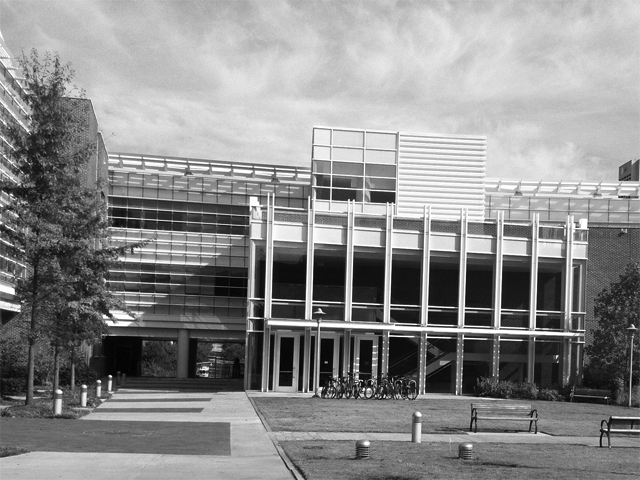
#> input picture omscs/vision-4495/ps4/input/transA.jpg, 640 x 480 px
$ python ps4.py   (Python 2 division)   (older library calls are emulated)
#> lines starting #> are read from the running program, lines starting #| are printed output that depends on the picture; after the words box and inside, x2 and y2 are one past the last pixel; in counts of white or black regions, pixels touching at a corner belong together
#> call 2 of readScaled, with input_fn = 'input/transB.jpg'
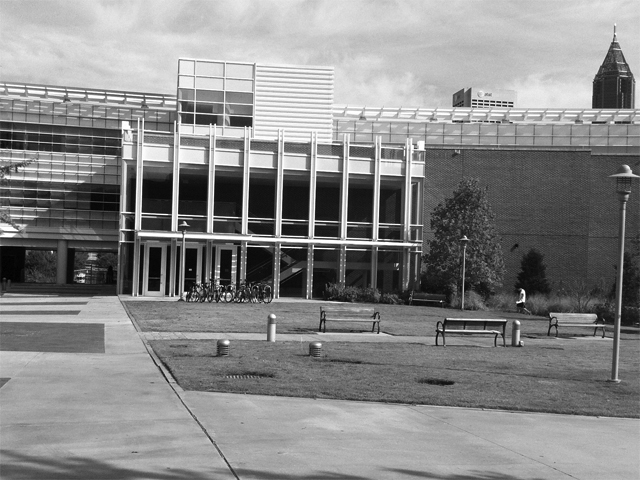
#> input picture omscs/vision-4495/ps4/input/transB.jpg, 640 x 480 px
import cv2
import numpy as np
from scipy import signal
import cv
import math
import random

# Harris Corners
KERNEL_SIZE = 5
SIGMA = 1
ALPHA = 0.05

def gradientX(image):
    #kernel = cv2.getGaussianKernel(KERNEL_SIZE, SIGMA)
    filtered = cv2.GaussianBlur(image, (KERNEL_SIZE, KERNEL_SIZE), SIGMA)
    width, height = image.shape
#> width = 480; height = 640
    output = np.zeros((width, height))
    for y in range(width):
        for x in range(height):
            x2 = min(x + 1, height - 1)
            output[y, x] = filtered[y, x2] - filtered[y, x]
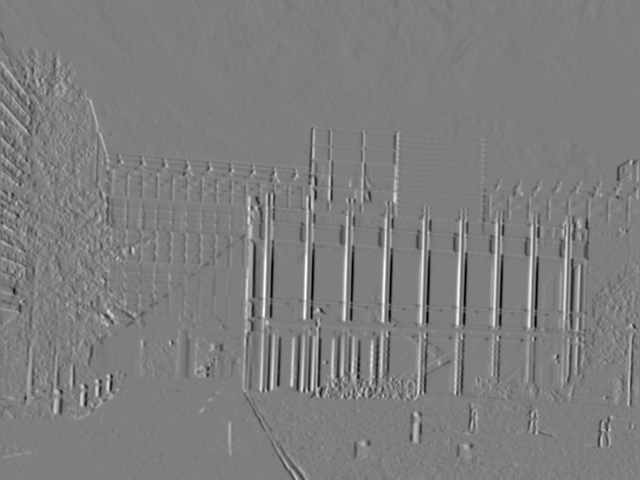
#> output: shape (480, 640) float64; min -0.315, max 0.319, mean 2.78e-05; drawn with min black and max white
    return output

def gradientY(image):
    filtered = cv2.GaussianBlur(image, (KERNEL_SIZE, KERNEL_SIZE), SIGMA)
    width, height = image.shape
#> width = 480; height = 640
    output = np.zeros((width, height))
    for y in range(width):
        for x in range(height):
            y2 = min(y + 1, width - 1)
            output[y, x] = filtered[y2, x] - filtered[y, x]
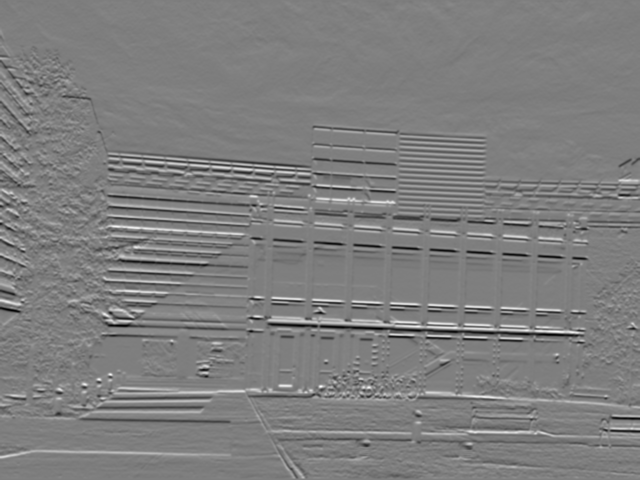
#> output: shape (480, 640) float64; min -0.295, max 0.298, mean -0.000423; drawn with min black and max white
    return output

def scale(image):
    shifted = (image - np.amin(image))
    scaled = shifted/(np.amax(shifted))
    return scaled

def computeGradient(image):
    gradX = scale(gradientX(image))
    gradY = scale(gradientY(image))
    return gradX, gradY

def upscale(image):
    return (image * 255).astype(np.uint8)

# [17 lines left out: functions writeImage, q1a, not called in this run]


def harrisValue(image):
    gradX, gradY = computeGradient(image)
    kernel = cv2.getGaussianKernel(KERNEL_SIZE, SIGMA)
    wX = signal.convolve(gradX * gradX, kernel, mode='same')
    wXY = signal.convolve(gradX * gradY, kernel, mode='same')
    wY = signal.convolve(gradY * gradY, kernel, mode='same')

    #determinant and trace
    det = wX * wY - wXY**2
    trace = wX + wY
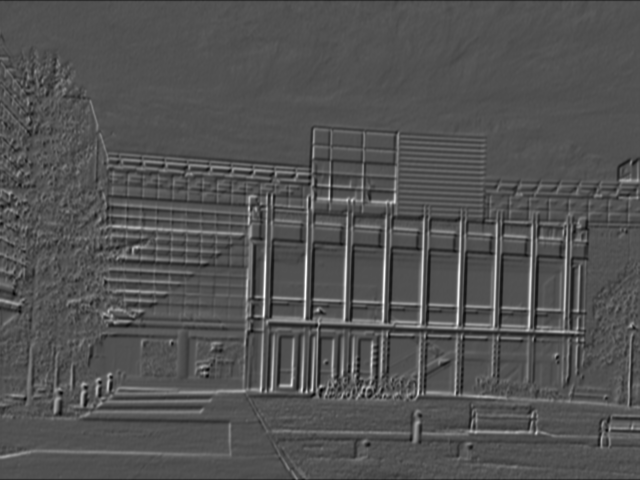
#> trace: shape (480, 640) float64; min 0.132, max 1.26, mean 0.502; drawn with min black and max white

    return det - ALPHA*(trace**2)
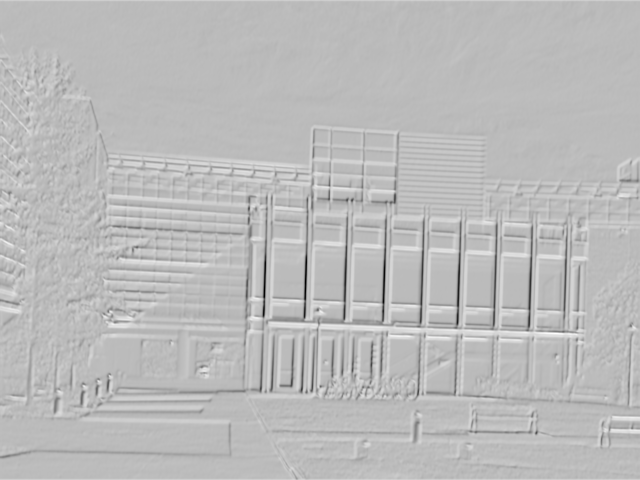
#> returned value: shape (480, 640) float64; min -0.0795, max 0.012, mean -0.0123; drawn with min black and max white

# [24 lines left out: function q1b, not called in this run]

def get_points(hv, threshold, radius):
#> called with threshold = 0.85, radius = 10
    threshold_val = np.amax(hv) * threshold
#> threshold_val = 0.85
    im_thresh = (hv > threshold_val) * 1
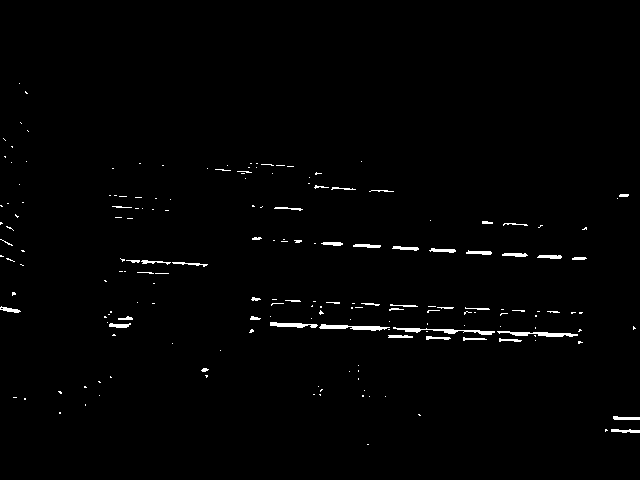
#> im_thresh: shape (480, 640) int64; values 0 (black) and 1 (white), 1.2% white; 187 white regions (143 under 20 px), largest, box (x1, y1, x2, y2) and area: (393, 327, 495, 335) 276, (319, 324, 390, 331) 258, (497, 331, 578, 337) 250

    points = im_thresh.nonzero()
#> points = 3596 positions, rows 83 to 444, columns 0 to 639
    #print len(points[0])
    indices = [ (points[0][index], points[1][index]) for index in range(len(points[0]))]
#> indices = 3596 pairs, first value 83 to 444, second value 0 to 639
    values = [ hv[index] for index in indices]
#> values = 3596 values, max 1 at index 2919, min 0.85 at index 330, mean 0.874

    sorted_loc = np.argsort(values)
#> sorted_loc = 3596 values, max 3595 at index 814, min 0 at index 179, mean 1797.5

    valid = np.zeros(hv.shape)
    valid[radius:-radius,radius:-radius] = 1

    final_indices = []
    for loc in sorted_loc:
        y, x = indices[loc]
        if valid[y, x] == 1:
            final_indices.append((y, x))
            valid[ y-radius: y+radius, x-radius:x+radius] = 0
#> this loop made 3596 passes
#> (loc, y, x) on passes 1 to 3: (330, 208, 142), (3408, 399, 24), (1381, 271, 124)
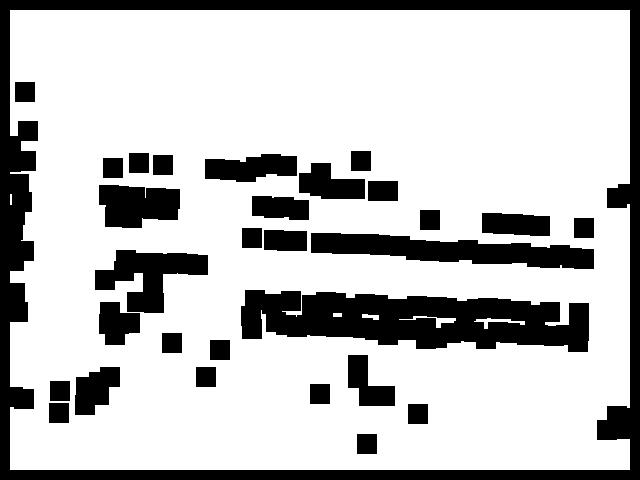
#> valid: shape (480, 640) float64; values 0 (black) and 1 (white), 76.4% white; 30 black regions, largest, box (x1, y1, x2, y2) and area: (0, 0, 640, 480) 27464, (241, 290, 589, 352) 14786, (311, 233, 594, 269) 5813
#> after the loop, final_indices = 174 pairs, first value 92 to 444, second value 11 to 629
    #print len(final_indices)
    return final_indices


    #import time
    #cv2.imshow("t", upscale(im_thresh))
    #time.sleep(30)

# [24 lines left out: functions writeImage, writePoints, q1c, q1, not called in this run]

# SIFT Features
SIZE = 3

def getKeyPoints(image, threshold=0.8, radius=10):
    gradX, gradY = computeGradient(image)
    angle = np.degrees(np.arctan2(gradY, gradX))
    hv = harrisValue(image)
    points = get_points(scale(hv), threshold=threshold, radius=radius)
#> points has the same summary as final_indices in get_points
    keyPoints = []
    for pt in points:
        point = cv2.KeyPoint(x=pt[1], y=pt[0], _size=radius, _angle=angle[pt], _octave=0)
        keyPoints.append(point)
#> this loop made 1 pass
#> pt on pass 1: (208, 142)
#> after the loop, keyPoints = []
    return keyPoints

# [9 lines left out: function drawKeyPoints, not called in this run]

def readScaled(input_fn):
    im = cv2.imread(input_fn, cv2.IMREAD_GRAYSCALE).astype(np.float_)
    # Scale the image to [0.0, 1.0]
    im /= 255.0
    return im

# [7 lines left out: function q2a, not called in this run]


def getMatches(image1, image2, threshold=0.8, radius=10):
    sift = cv2.SIFT()

    points1 = getKeyPoints(image1, threshold, radius)
    points1, descriptors1 = sift.compute(upscale(image1), points1)

    points2 = getKeyPoints(image2, threshold, radius)
    points2, descriptors2 = sift.compute(upscale(image2), points2)

    bfm = cv2.BFMatcher()
    matches = bfm.match(descriptors1, descriptors2)

    return points1, points2, matches

# [23 lines left out: functions drawPair, q2b, not called in this run]

def q2():
    q2a()
    q2b()

# [5 lines left out: function tupleToArray, not called in this run]

def q3a(threshold=25, N=100):
    transA = readScaled('input/transA.jpg')
    transB = readScaled('input/transB.jpg')
    points1, points2, matches = getMatches(transA, transB, 0.85)
    points = []
    rows, columns = transA.shape
    oldPts = []
    threshold = threshold**2
    for trial in range(N):
        guess = random.sample(matches, 1)[0]
        point1 = tupleToArray(points1[guess.queryIdx].pt)
        point2 = tupleToArray(points2[guess.trainIdx].pt)
        translation = point2 - point1
        oldPts = points
        points = []
        for match in matches:
            point1 = tupleToArray(points1[match.queryIdx].pt)
            point2 = tupleToArray(points2[match.trainIdx].pt)
            point2Guess = translation + point1
            ssd = np.sum((point2Guess - point2)**2)
            if ssd < threshold:
                points.append(match)

        if len(points) < len(oldPts):
            points = oldPts

    print len(points), len(matches)


    output_fn = 'output/ps4-3-a-1.png'
    colored1 = cv2.cvtColor(upscale(transA), cv2.COLOR_GRAY2RGB)
    colored2 = cv2.cvtColor(upscale(transB), cv2.COLOR_GRAY2RGB)
    final = np.concatenate((colored1, colored2), axis=1)
    rows, columns, dim = colored1.shape
    for dmatch in points:
        point1 = points1[dmatch.queryIdx].pt
        point2 = points2[dmatch.trainIdx].pt
        cv2.line(final, (int(point1[0]), int(point1[1])), (int(point2[0]) + columns, int(point2[1])), cv.CV_RGB(0,255,0))
    cv2.imwrite(output_fn, final)

# [91 lines left out: functions getHomogeneous, q3b, not called in this run]


def q3():
    q3a()
    q3b()

def main():
    #q1()
    #q2()
    q3()

if __name__ == '__main__':
#> (the run stopped early here; a loop or call above may not have finished)
